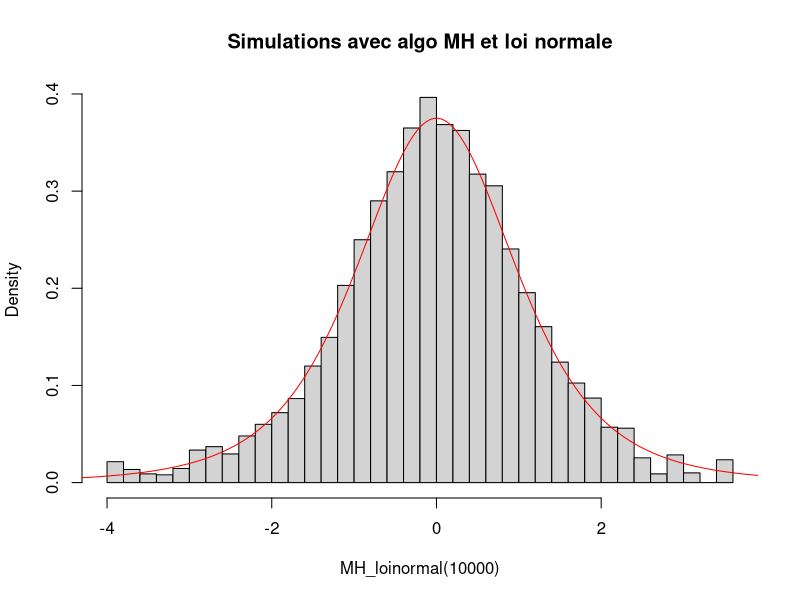
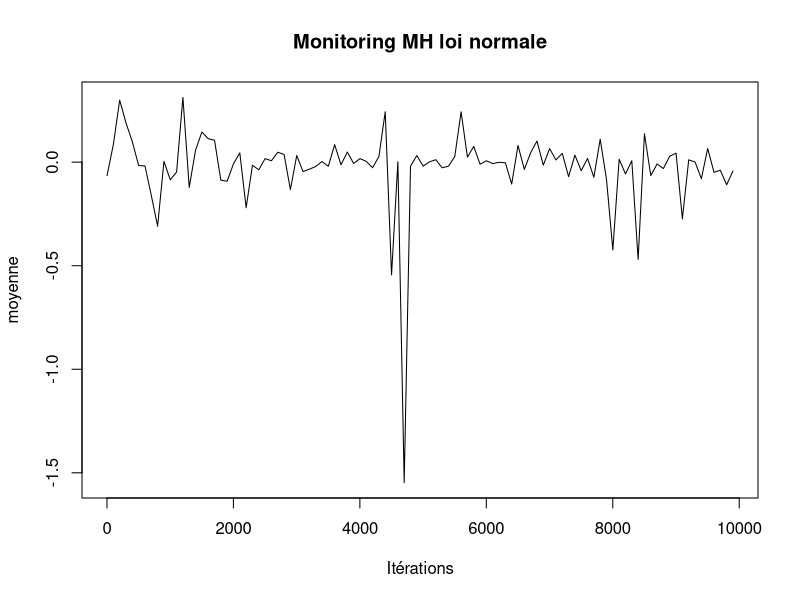
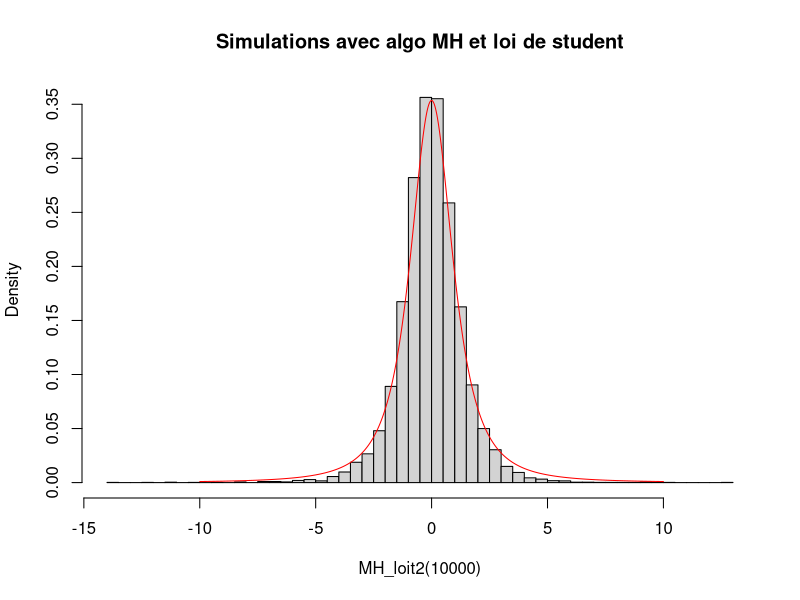
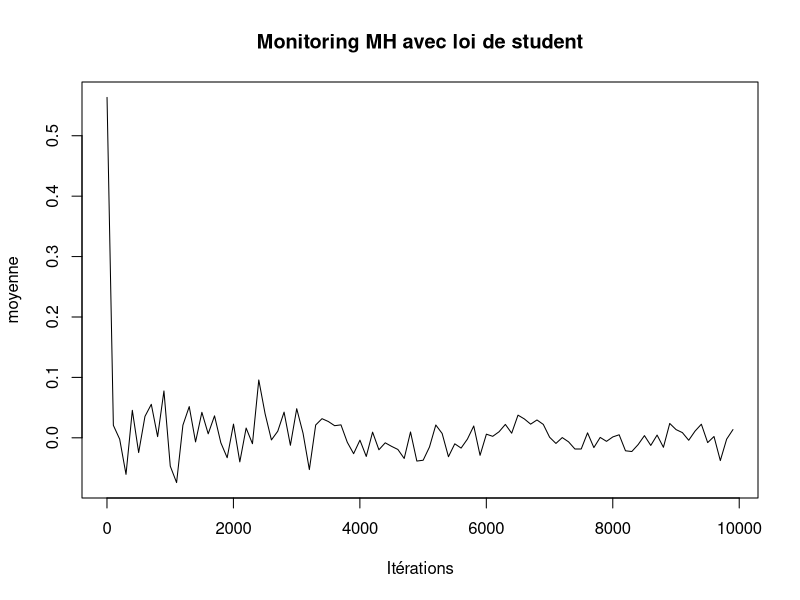

These charts were generated, in order, by the following R code:
#Exercice 7.2
#1) Avec la loi normale
MH_loinormal<-function(n){
  simu<-c(0)
  x<-0
  for (i in 1:n-1){
    y<-rnorm(1,mean=0,sd=1)
    u<-runif(1)
    rho<-min((dt(y,4)*dnorm(x,0,1))/(dt(x,4)*dnorm(y,0,1)),1)
    if(u< rho ){
      simu<-c(simu,y)
      x<-y
    }else{
      simu<-c(simu,x)
    }
    
  }
  return(simu)
}

hist(MH_loinormal(10000),breaks=50,freq =FALSE,,main="Simulations avec algo MH et loi normale")
lines(seq(-5,5,length.out=1000),dt(seq(-5,5,length.out=1000),4),col="red")
#monitoring
estim_MH_norm<-function(n){
  return(mean(MH_loinormal(n)))
}
monitoring_loinormale<-sapply(seq(1,10000,100),estim_MH_norm)

plot(seq(1,10000,100),monitoring_loinormale,type="l",xlab="Itérations",ylab="moyenne",main="Monitoring MH loi normale")

#2) Avec la loi de student
MH_loit2<-function(n){
  simu<-c(0)
  x<-2
  for (i in 1:n-1){
    y<-rt(1,2)
    u<-runif(1)
    rho<-min((dt(y,4)*dt(x,2))/(dt(x,4)*dt(y,2)),1)
    if(u< rho ){
      simu<-c(simu,y)
      x<-y
    }else{
      simu<-c(simu,x)
    }
  }
  return(simu)
}

hist(MH_loit2(10000),breaks=50,freq =FALSE,main="Simulations avec algo MH et loi de student")
lines(seq(-10,10,length.out=1000),dt(seq(-10,10,length.out=1000),2),col="red")

#monitoring
estim_MH_t2<-function(n){
  return(mean(MH_loit2(n)))
}
monitoring_loit2<-sapply(seq(1,10000,100),estim_MH_t2)

plot(seq(1,10000,100),monitoring_loit2,type="l",xlab="Itérations",ylab="moyenne",main="Monitoring MH avec loi de student")
